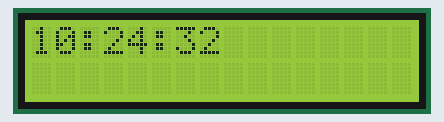
Recording of a sketch running on a simulated ESP32. On the bench: 16×2 character LCD. WiFi joins after 1.5 s; servers stay silent unless stated; the local clock reads 2024-03-15 10:24:30 at power-on unless the sketch sets it; what the sketch prints to the serial monitor is not drawn.

Above: at 2.6 s.
At 6.6 s:
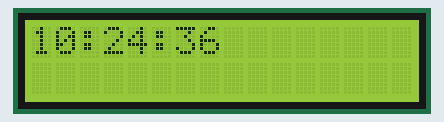
At 11.7 s:
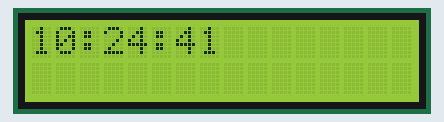
At 20.7 s:
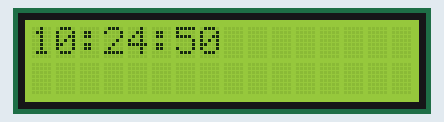
At 29.7 s:
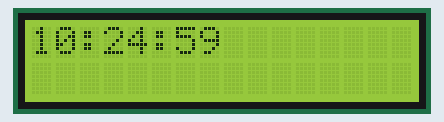
At 38.7 s:
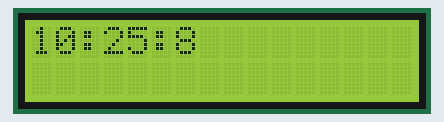

The sketch:

printTime.ino
```cpp
#include <WiFi.h>
#include "time.h"
#include "sntp.h"
#include <LiquidCrystal.h>


char daysOfWeek[7][12] = {
  "Sunday",
  "Monday",
  "Tuesday",
  "Wednesday",
  "Thursday",
  "Friday",
  "Saturday"
};

int buzz = 13;
int addr = 17;


const char* ssid = "Zaman";
const char* password = "blacksheep";

const char* ntpServer1 = "pool.ntp.org";
const char* ntpServer2 = "time.nist.gov";
const long gmtOffset_sec = 21600;
const int daylightOffset_sec = 3600;
int rs = 19;
int en = 23;
int d4 = 18;
int d5 = 17;
int d6 = 16;
int d7 = 15;
LiquidCrystal lcd(rs, en, d4, d5, d6, d7);
const char* time_zone = "CET-1CEST,M3.5.0,M10.5.0/3";  // TimeZone rule for Europe/Rome including daylight adjustment rules (optional)


void printLocalTime() {
  struct tm timeinfo;
  if (!getLocalTime(&timeinfo)) {
    Serial.println("No time available (yet)");
    return;
  }
  Serial.print(&timeinfo, "%A, %B %d %Y %H:%M:%S");
  lcd.clear();
  lcd.setCursor(0, 0);
  int s = timeinfo.tm_sec;
  int m = timeinfo.tm_min;
  int h = timeinfo.tm_hour;
  Serial.print(" ");
  Serial.print(h);
  Serial.print(" : ");
  Serial.print(m);
  Serial.print(" : ");
  Serial.println(s);
  lcd.print(h, DEC);
  lcd.print(":");
  lcd.print(m, DEC);
  lcd.print(":");
  lcd.print(s, DEC);
  //lcd.println(&timeinfo, %B %d %Y");
  lcd.setCursor(0, 1);
  //lcd.println(&timeinfo, %a %H:%Y:%S");
}

// Callback function (get's called when time adjusts via NTP)
void timeavailable(struct timeval* t) {
  Serial.println("Got time adjustment from NTP!");
  printLocalTime();
}

void setup() {
  Serial.begin(115200);
  lcd.begin(16, 2);
  lcd.setCursor(0, 0);

  // set notification call-back function
  sntp_set_time_sync_notification_cb(timeavailable);

  /**
   * NTP server address could be aquired via DHCP,
   *
   * NOTE: This call should be made BEFORE esp32 aquires IP address via DHCP,
   * otherwise SNTP option 42 would be rejected by default.
   * NOTE: configTime() function call if made AFTER DHCP-client run
   * will OVERRIDE aquired NTP server address
   */
  sntp_servermode_dhcp(1);  // (optional)

  /**
   * This will set configured ntp servers and constant TimeZone/daylightOffset
   * should be OK if your time zone does not need to adjust daylightOffset twice a year,
   * in such a case time adjustment won't be handled automagicaly.
   */
  configTime(gmtOffset_sec, daylightOffset_sec, ntpServer1, ntpServer2);

  /**
   * A more convenient approach to handle TimeZones with daylightOffset
   * would be to specify a environmnet variable with TimeZone definition including daylight adjustmnet rules.
   * A list of rules for your zone could be obtained from https://github.com/esp8266/Arduino/blob/master/cores/esp8266/TZ.h
   */
  //configTzTime(time_zone, ntpServer1, ntpServer2);

  //connect to WiFi
  Serial.printf("Connecting to %s ", ssid);
  WiFi.begin(ssid, password);
  while (WiFi.status() != WL_CONNECTED) {
    delay(500);
    Serial.print(".");
  }
  Serial.println(" CONNECTED");
}

void loop() {
  delay(1000);
  printLocalTime();  // it will take some time to sync time :)
}
```

Measured:
- what the display in image 0 shows lasts 1.0 s, from 2.6 s to 3.6 s
